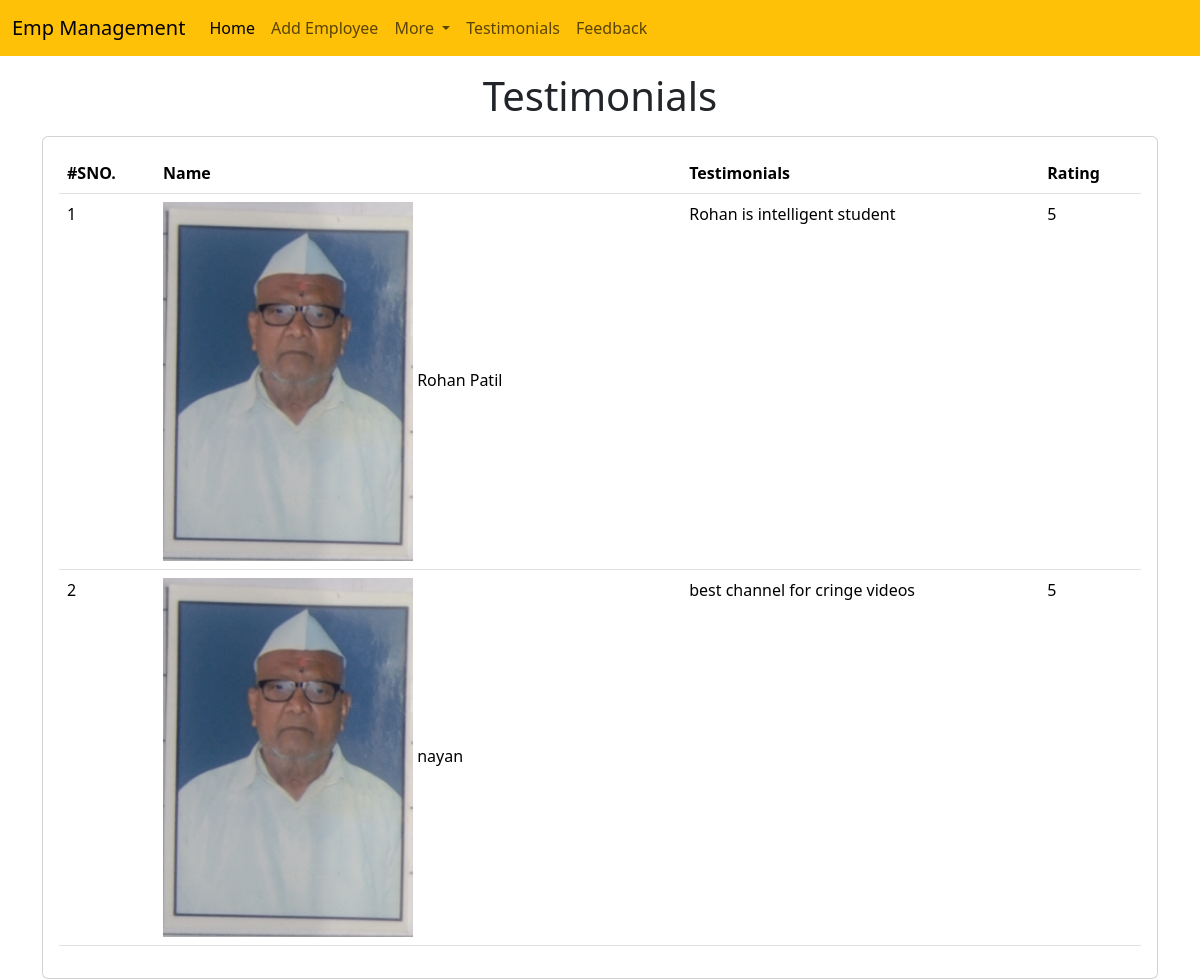
Page /emp/testimonials/ on the committed database.
### emp/models.py (models this page shows, shortened)
class Testimonial(models.Model):
  name=models.CharField(max_length=200)
  testimonial=models.TextField()
  picture=models.ImageField(upload_to="testimonials/")
  rating=models.IntegerField(max_length=1)

### emp/views.py (the view)
# urls.py: path("testimonials/",testimonials),
def testimonials(request):
    testi=Testimonial.objects.all()
    return render(request, "emp/testimonials.html",{
        'testi' :testi
    })

### templates/emp/testimonials.html (shortened to what this page needs)
<!doctype html>
<html lang="en">
  <head>
    <link href="https://cdn.jsdelivr.net/npm/bootstrap@5.3.3/dist/css/bootstrap.min.css" rel="stylesheet">
  </head>
  <body>
    {% include 'emp/navbar.html' %}
    <h1 class="text-center my-3">Testimonials</h1>
    <div class="container">
      <div class="row">
        <div class="col-md-12">
          <div class="card">
            <div class="card-body">
              <table class="table">
                <thead>
                  <tr>
                    <th>#SNO.</th>
                    <th>Name</th>
                    <th>Testimonials</th>
                    <th>Rating</th>
                  </tr>
                </thead>
                <tbody>
                  {% for t in testi%}
                  <tr>
                  <td>
                    {{forloop.counter}}
                  </td>
                  <td>
                    <img  style="max-width: 250px;" src="/media/{{t.picture}}" alt="">
                    {{t.name}}
                  </td>
                  <td>
                    {{t.testimonial}}
                  </td>
                  <td>
                    {{t.rating}}
                  </td>
                  </tr>
                  {% endfor %}
                </tbody>
              </table>
            </div>
          </div>
        </div>
      </div>
    </div>
  </body>
</html>

### templates/emp/navbar.html (shortened to what this page needs)
<nav class="navbar navbar-expand-lg bg-warning">
  <div class="container-fluid">
    <a class="navbar-brand" href="#">Emp Management</a>
    <div class="collapse navbar-collapse" id="navbarSupportedContent">
      <ul class="navbar-nav me-auto mb-2 mb-lg-0">
        <li class="nav-item">
          <a class="nav-link active" aria-current="page" href="/emp/home/">Home</a>
        </li>
        <li class="nav-item">
          <a class="nav-link" href="/emp/add-emp">Add Employee</a>
        </li>
        <li class="nav-item dropdown">
          <a class="nav-link dropdown-toggle" href="#" role="button" data-bs-toggle="dropdown" aria-expanded="false">
            More
          </a>
        </li>
        <li class="nav-item">
          <a class="nav-link" href="/emp/testimonials/">Testimonials</a>
        </li>
        <li class="nav-item">
          <a class="nav-link" href="/emp/feedback/">Feedback</a>
        </li>
      </ul>
    </div>
  </div>
</nav>

### rows in the picture
Testimonial: picture (picture), name "Rohan Patil", testimonial "Rohan is intelligent student", rating "5"
Testimonial: picture (picture), name "nayan", testimonial "best channel for cringe videos", rating "5"
